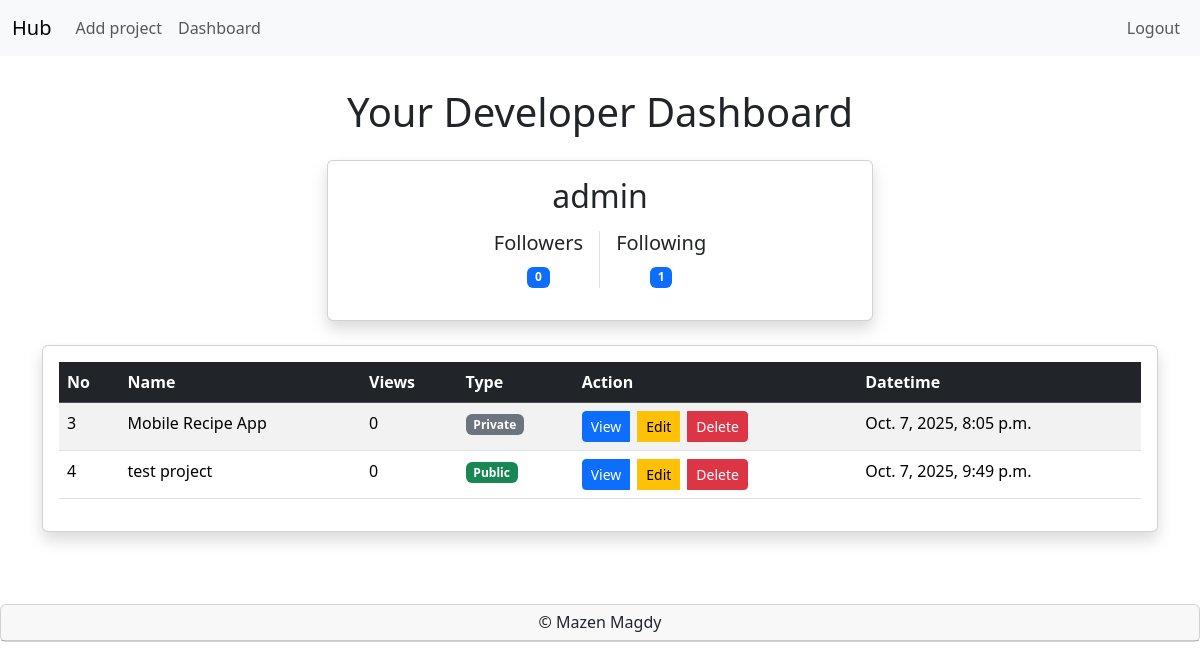
The page /dashboard/admin/ (signed in) on the database as committed earlier.
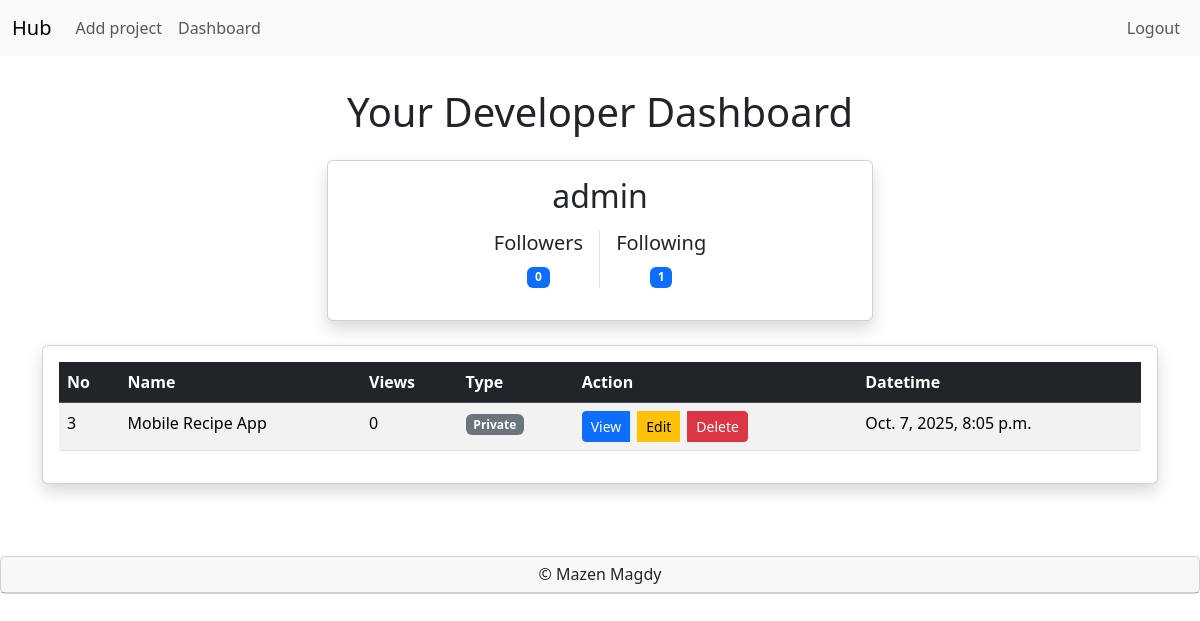
The same page on the database as committed later.
### projects/models.py (models this page shows, shortened)
class Project(models.Model):
    owner = models.ForeignKey(User, on_delete=models.CASCADE, related_name="projects")
    title = models.CharField(max_length=255)
    overview = models.CharField(max_length=100, blank=True)
    description = models.TextField(blank=True)
    video_url = models.URLField(blank=True)
    image = models.ImageField(blank=True, upload_to="media")
    objectives = models.TextField(blank=True)
    key_learning = models.TextField(blank=True)
    is_public = models.BooleanField(default=True)
    viewers = models.ManyToManyField(User, related_name="viewed_projects", blank=True, editable=False)
    timestamp = models.DateTimeField(auto_now_add=True)

### projects/views.py (the view)
# urls.py: path("dashboard/<str:username>/", views.dashboard, name="dashboard"),
@login_required
def dashboard(request, username):
    try:
        user = User.objects.get(username=username)
    except User.DoesNotExist:
        return render(
            request, "projects/dashbaord.html", {"message": "user is not exist"}
        )
    projects = Project.objects.filter(owner=user)
    is_following = request.user in user.followers.all()
    return render(
        request,
        "projects/dashboard.html",
        {
            "projects": projects,
            "profile": user.serializer(),
            "is_following": is_following,
        },
    )

### projects/models.py (called while the page is built)
    def serializer(self):
        return {
            "id": self.id,
            "username": self.username,
            "photo": self.photo,
            "followers": self.followers.count(),
            "following": self.following.count(),
        }

### projects/templates/projects/dashboard.html (shortened to what this page needs)
{% extends "projects/layout.html" %}
{% load static %}
{% block main %}
    <div class="container py-4">
        <h1 class="text-center mb-4">Your Developer Dashboard</h1>
        <div class="row justify-content-center mb-4">
            <div class="col-md-6 text-center">
                <div class="card shadow">
                    <div class="card-body">
                        <h2 class="card-title">{{ profile.username }}</h2>
                        <div class="d-flex justify-content-center mt-3 mb-3">
                            <div class="px-3 border-end">
                                <h5>Followers</h5>
                                <span class="badge bg-primary" id="followers-count">{{ profile.followers }}</span>
                            </div>
                            <div class="px-3">
                                <h5>Following</h5>
                                <span class="badge bg-primary">{{ profile.following }}</span>
                            </div>
                        </div>
                    </div>
                </div>
            </div>
        </div>
        <div class="card shadow">
            <div class="card-body">
                <div class="table-responsive">
                    <table class="table table-striped table-hover">
                        <thead class="table-dark">
                            <tr>
                                <th>No</th>
                                <th>Name</th>
                                <th>Views</th>
                                <th>Type</th>
                                <th>Action</th>
                                <th>Datetime</th>
                            </tr>
                        </thead>
                        <tbody>
                            {% for project in projects %}
                                <tr>
                                    <td>{{ project.id }}</td>
                                    <td>{{ project.title }}</td>
                                    <td>{{ project.viewers.count }}</td>
                                    <td>
                                        {% if project.is_public %}
                                            <span class="badge bg-success">Public</span>
                                        {% else %}
                                            <span class="badge bg-secondary">Private</span>
                                        {% endif %}
                                    </td>
                                    <td>
                                        <div class="btn-group btn-group-sm gap-2">
                                            {% if user == project.owner %}
                                                <a href="{% url 'projects:project_detail' project.id %}" class="btn btn-primary">View</a>
                                                <a href="{% url 'projects:update' project.id %}" class="btn btn-warning">Edit</a>
                                                <button class="btn btn-danger delete-btn" data-id="{{ project.id }}">Delete</button>
                                            {% else %}
                                                <a href="{% url 'projects:project_detail' project.id %}" class="btn btn-primary">View</a>
                                            {% endif %}
                                        </div>
                                    </td>
                                    <td>{{ project.timestamp }}</td>
                                </tr>
                            {% empty %}
                                <tr>
                                    <td colspan="6" class="text-center">No projects available</td>
                                </tr>
                            {% endfor %}
                        </tbody>
                    </table>
                </div>
            </div>
        </div>
    </div>
{% endblock %}

Rows that differ between the two databases and show on the page:
removed Project: id "4", title "test project", viewers.count "0", is_public "Public", timestamp "Oct. 7, 2025, 9:49 p.m."
